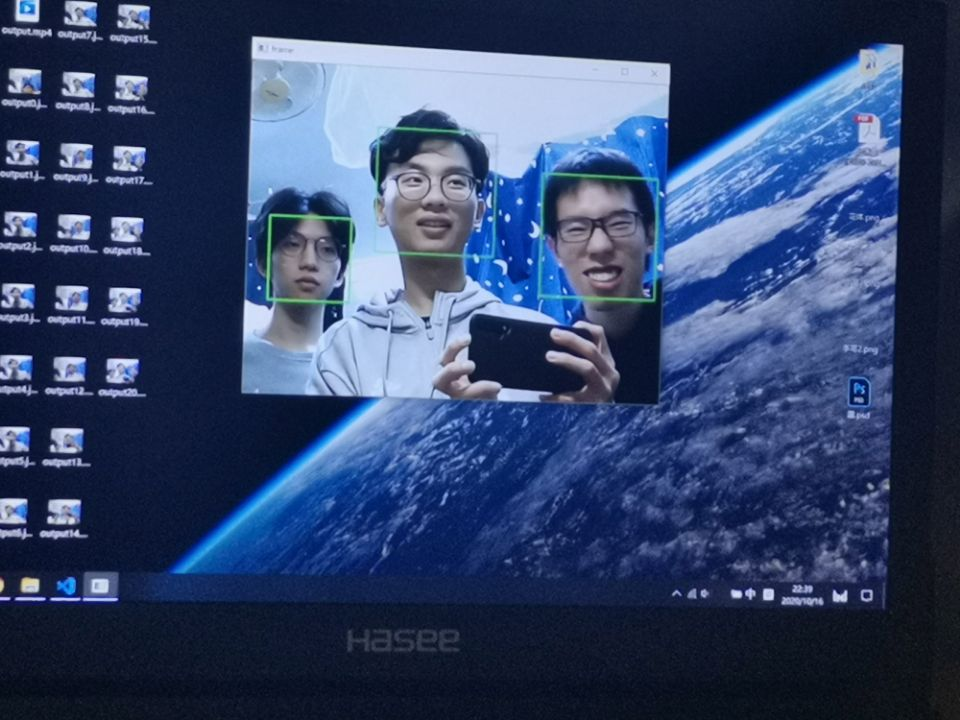
#> input picture 测试视频以及图片/3个人脸.jpg, 960 x 720 px, given in place of the camera
$ python 'OpenCV usb VIDEO.py'
#> lines starting #> are read from the running program, lines starting #| are printed output that depends on the picture
import cv2
import os
import time


cap = cv2.VideoCapture(1)
#启用外接摄像头

fourcc = cv2.VideoWriter_fourcc(*'XVID')
#规定视频编码器

out = cv2.VideoWriter('C:\\Users\\Specialized\\Desktop\\output.mp4',fourcc, 30.0, (640,480))
#规定视频输出路径，编码器，帧率，画幅

sum_time = 0
#初始化计时器

pic_num = 0
#初始化保存图片的后缀数

while(cap.isOpened()):
    time_start = time.time()
    #开始计时

    ret, frame = cap.read()
#> frame is the input picture: shape (720, 960, 3); mean B, G, R 105.9, 68.9, 51.4

    if ret==True:
        frame = cv2.flip(frame,0)             #视频旋转180°，因为我外接的摄像头线太靠下放不到桌子上，我把它翻了过来
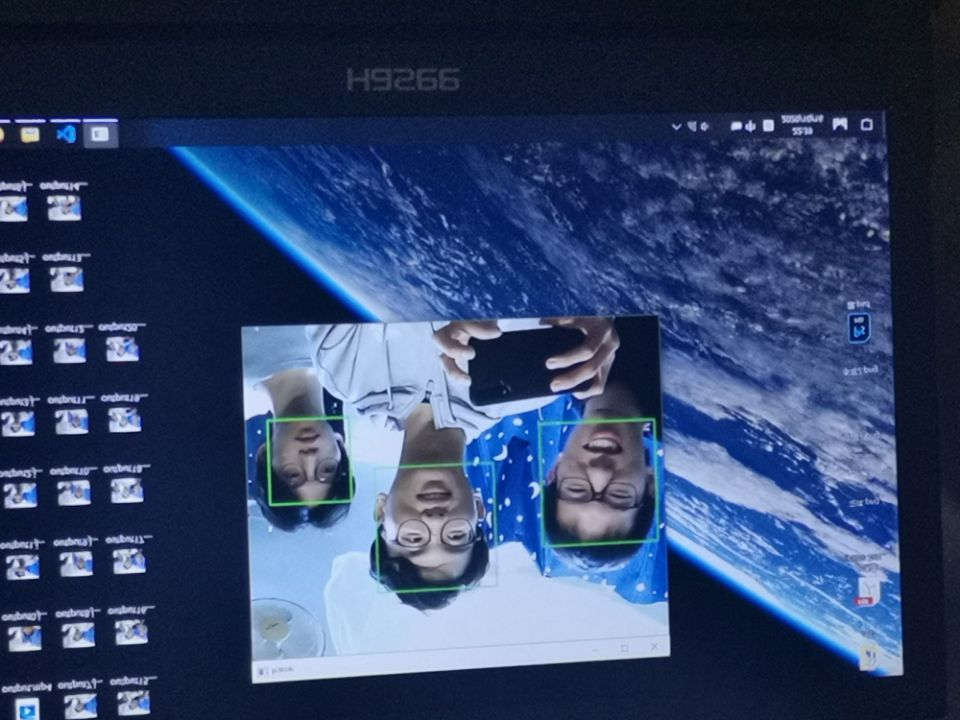
#> frame: shape (720, 960, 3); mean B, G, R 105.9, 68.9, 51.4


        gray = cv2.cvtColor(frame, cv2.COLOR_BGR2GRAY)
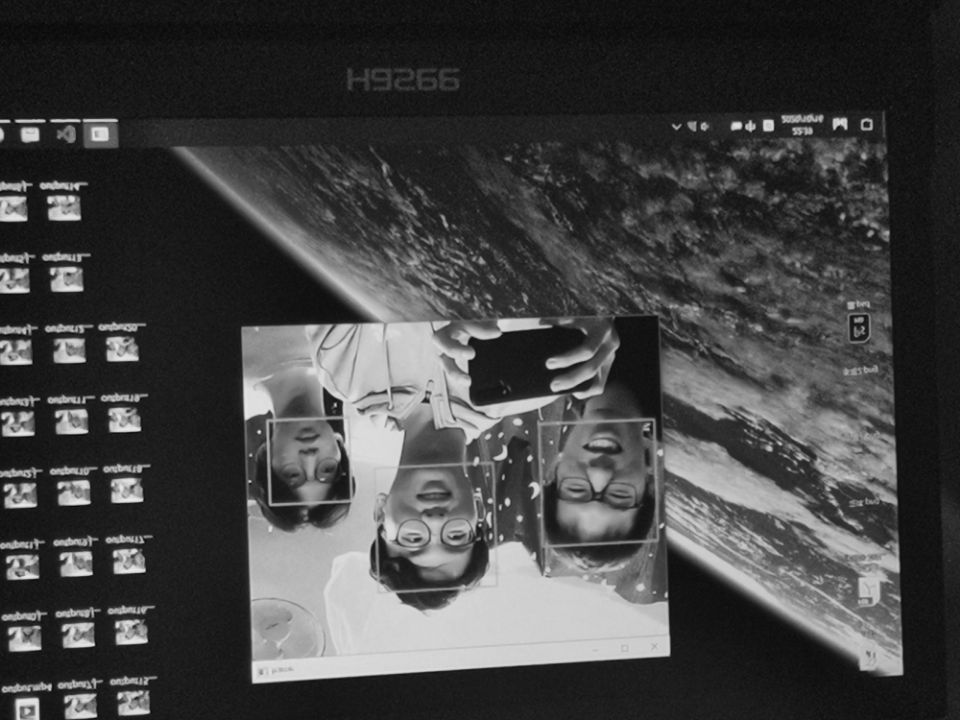
#> gray: shape (720, 960); min 5, max 237, mean 67.9
        #设置图像灰度
        xmlfile = r'E:\\VS2017\\Anaconda3_64\\Lib\\site-packages\\cv2\\data\\haarcascade_frontalface_default.xml'
        #人脸识别分类器目录，现在我把它也在工程目录下拷贝了一份

        face_cascade = cv2.CascadeClassifier(xmlfile)
        #载入人脸识别分类器

        faces = face_cascade.detectMultiScale(
            gray,                             #灰度转化
            scaleFactor=1.5,                  #比例因子，抵消补偿人脸与摄像头间距
            minNeighbors=5,                   #可检测目标数
            minSize=(30, 30),                 #窗口大小
        )
#> faces = ()
        print("发现{0}个人脸!".format(len(faces)))
#| 发现0个人脸!
        for (x, y, w, h) in faces:
            cv2.rectangle(frame, (x, y), (x + w, y + w), (0, 255, 0), 2)
#> this loop made 0 passes
        #设置框住人脸的矩形长度

        out.write(frame)                      #写入视频流

        cv2.imshow('frame',frame)             #展示监视器

        if cv2.waitKey(1) == ord('q'):        #每间隔1ms判断是否有q的退出指令从键盘输入
#> (key q is pressed here)
            break
    else:
        break


    time_end = time.time()
    #结束计时
    sum_time = (time_end - time_start)+sum_time
    #计算总时长

    if sum_time >= 4.9:                      #测试时每5秒保存一次，如果需要30分钟的话，改成1800即可
        cv2.imwrite("%s/output%d.jpeg" %('C:\\Users\\Specialized\\Desktop' , pic_num), cv2.resize(frame, (640, 480), interpolation=cv2.INTER_AREA))
        #图片保存地址以及格式，画幅，像素插值
        pic_num += 1
        #图片后缀数递增
        sum_time = 0
        #计时归零


cap.release()
out.release()
cv2.destroyAllWindows()
#释放以及关闭进程

$ run again, on 测试视频以及图片/usb摄像头.jpg
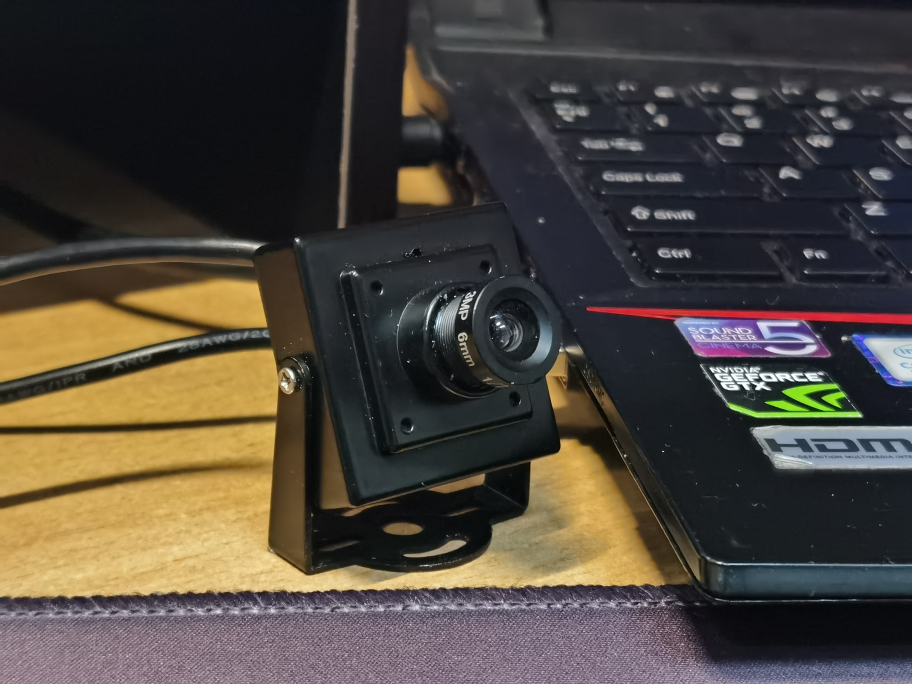
#> input picture 测试视频以及图片/usb摄像头.jpg, 3648 x 2736 px, given in place of the camera (shown at 1/4 size)
#> frame is the input picture: shape (2736, 3648, 3); mean B, G, R 61, 69.5, 76.5
#> `frame = cv2.flip(frame,0)`:
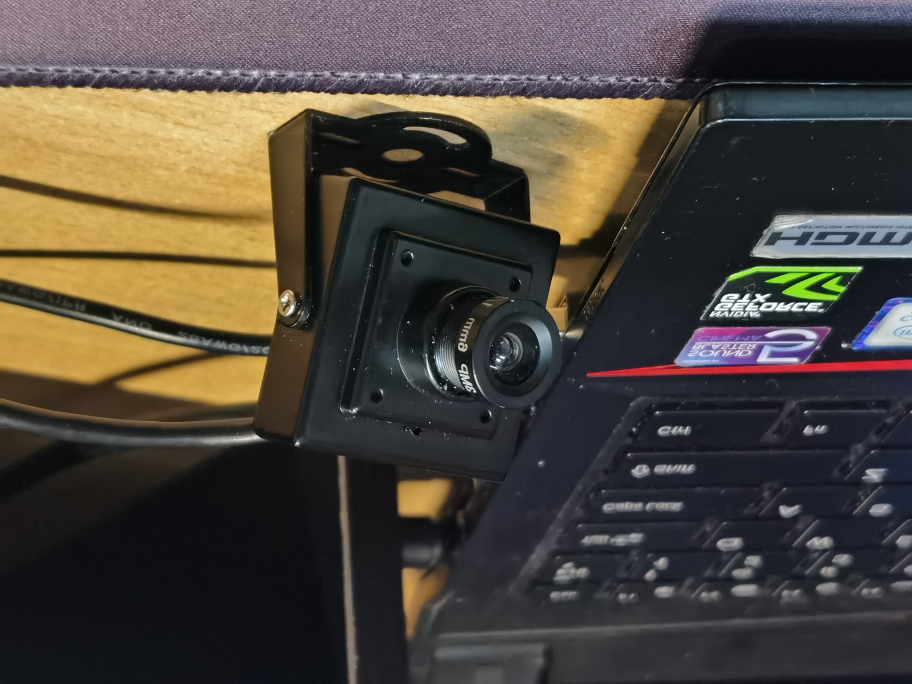
#> frame: shape (2736, 3648, 3) (shown at 1/4 size); mean B, G, R 61, 69.5, 76.5
#> `gray = cv2.cvtColor(frame, cv2.COLOR_BGR2GRAY)`:
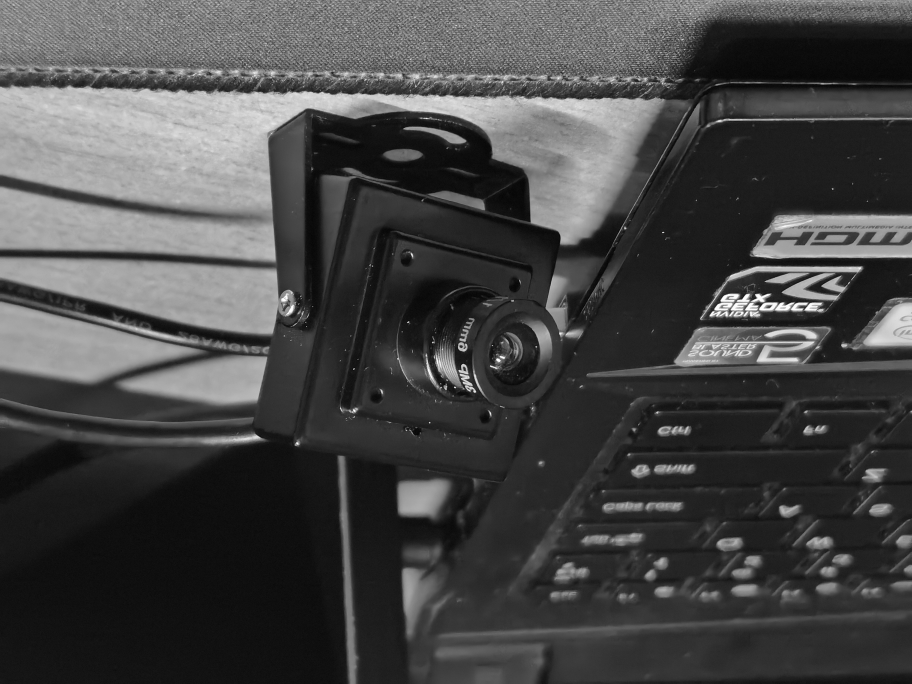
#> gray: shape (2736, 3648) (shown at 1/4 size); min 0, max 255, mean 70.6
#> faces = ()
#| 发现0个人脸!

$ run again, on 测试视频以及图片/测试工作.jpg
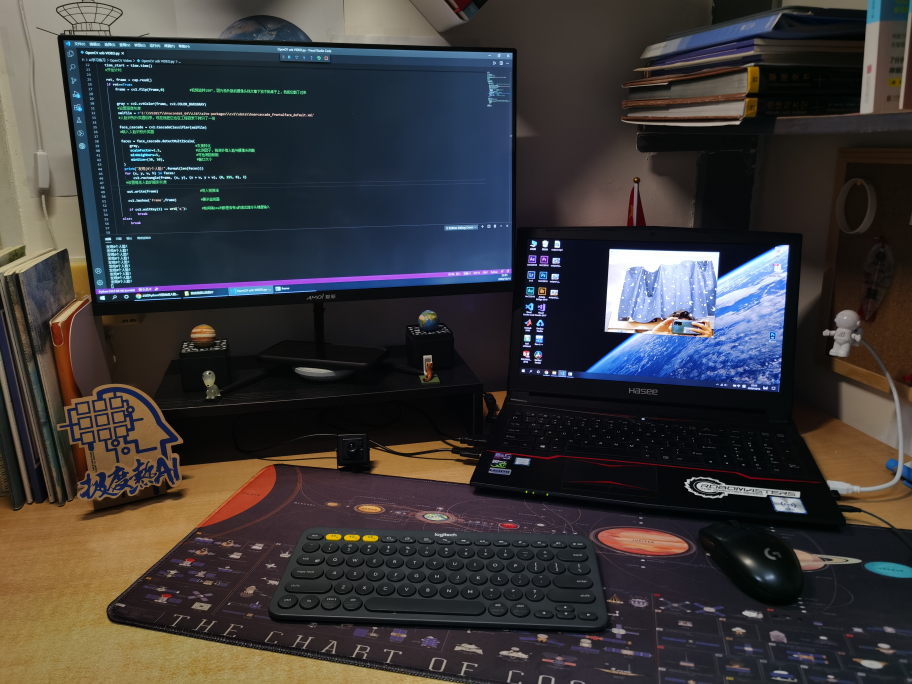
#> input picture 测试视频以及图片/测试工作.jpg, 3648 x 2736 px, given in place of the camera (shown at 1/4 size)
#> frame is the input picture: shape (2736, 3648, 3); mean B, G, R 56.6, 56, 58.1
#> `frame = cv2.flip(frame,0)`:
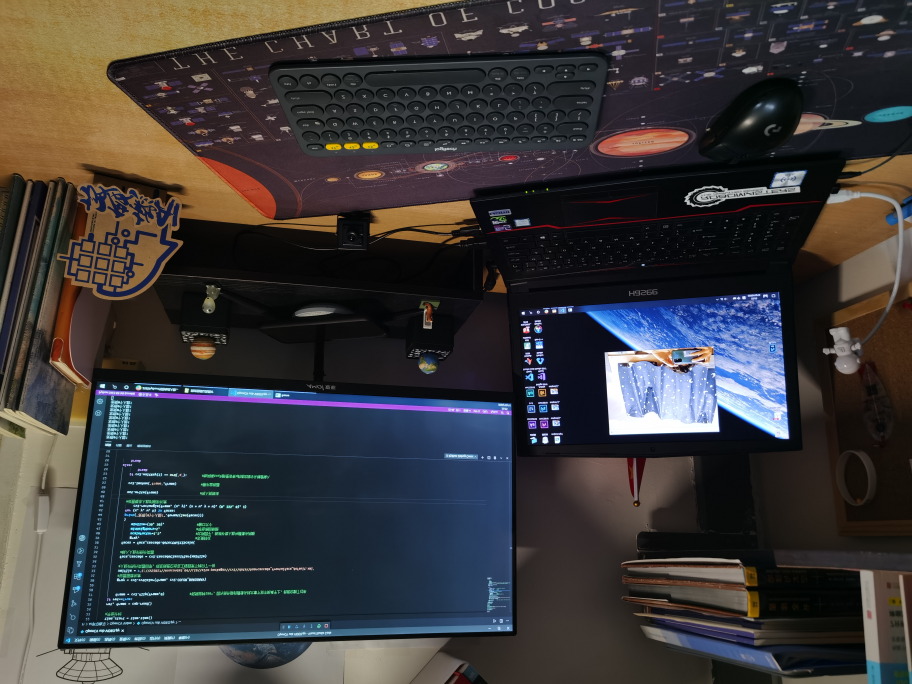
#> frame: shape (2736, 3648, 3) (shown at 1/4 size); mean B, G, R 56.6, 56, 58.1
#> `gray = cv2.cvtColor(frame, cv2.COLOR_BGR2GRAY)`:
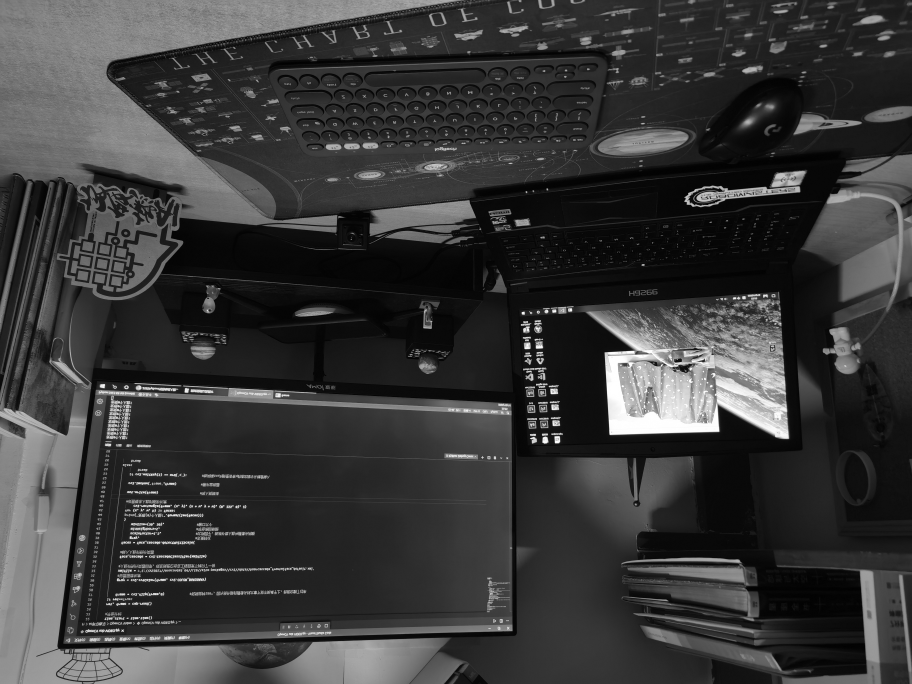
#> gray: shape (2736, 3648) (shown at 1/4 size); min 0, max 255, mean 56.7
#> faces = ()
#| 发现0个人脸!
